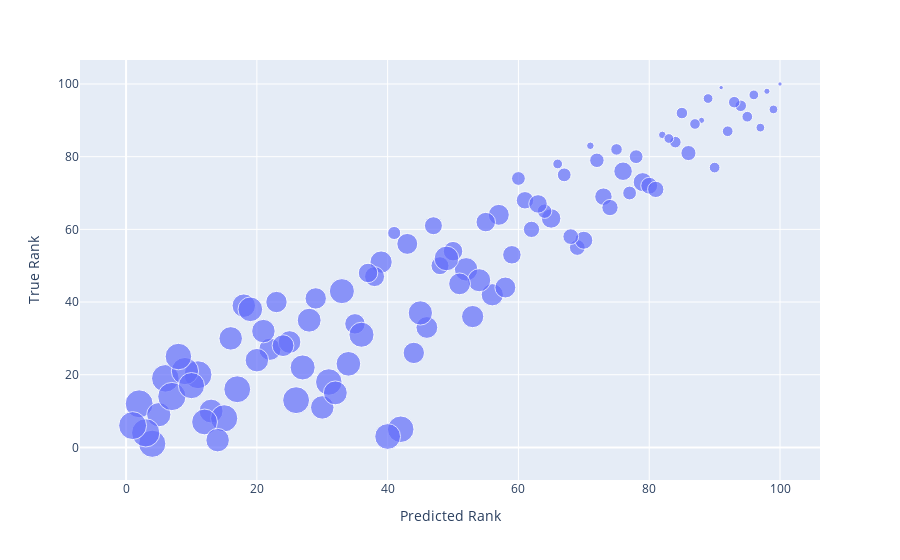

The notebook cell saved with this chart:
### Code cell
px.scatter(df, x="Predicted Rank", y="True Rank", size="Subset Size")

### Figure 1 — Plotly figure (JSON) as saved in the notebook; plotly's stock layout.template omitted (floating-point values rounded to 4 significant figures)
{"data": [{"hovertemplate": "Predicted Rank=%{x}<br>True Rank=%{y}<br>Subset Size=%{marker.size}<extra></extra>", "legendgroup": "", "marker": {"color": "#636efa", "size": [5, 26, 5, 24, 7, 26, 41, 7, 30, 18, 7, 26, 37, 29, 38, 10, 37, 30, 29, 17, 24, 29, 1, 23, 32, 4, 41, 19, 28, 15, 13, 6, 20, 22, 40, 31, 39, 27, 26, 10, 37, 25, 23, 39, 6, 42, 17, 35, 31, 33, 39, 32, 2, 36, 42, 7, 25, 11, 9, 24, 30, 29, 33, 13, 29, 29, 16, 5, 29, 38, 33, 6, 20, 16, 4, 18, 3, 35, 3, 1, 6, 14, 14, 21, 17, 20, 14, 12, 10, 11, 23, 10, 25, 20, 7, 18, 32, 2, 41, 5], "sizemode": "area", "sizeref": 0.105, "symbol": "circle"}, "mode": "markers", "name": "", "orientation": "v", "showlegend": false, "type": "scatter", "x": [96, 22, 89, 23, 85, 56, 11, 94, 28, 59, 75, 39, 31, 30, 26, 67, 42, 13, 52, 48, 44, 18, 91, 43, 19, 99, 2, 79, 54, 80, 69, 92, 65, 35, 6, 5, 9, 25, 53, 78, 8, 46, 57, 15, 90, 7, 70, 12, 45, 36, 4, 34, 88, 10, 3, 93, 24, 72, 41, 29, 32, 14, 33, 68, 16, 20, 73, 66, 21, 17, 27, 95, 50, 61, 97, 76, 82, 40, 71, 100, 87, 74, 81, 38, 47, 37, 62, 86, 77, 64, 58, 60, 51, 55, 84, 63, 49, 98, 1, 83], "xaxis": "x", "y": [97, 27, 96, 40, 92, 42, 20, 94, 35, 53, 82, 51, 18, 11, 13, 75, 5, 10, 49, 50, 26, 39, 99, 56, 38, 93, 12, 73, 46, 72, 55, 87, 63, 34, 19, 9, 21, 29, 36, 80, 25, 33, 64, 8, 77, 14, 57, 7, 37, 31, 1, 23, 90, 17, 4, 95, 28, 79, 59, 41, 15, 2, 43, 58, 30, 24, 69, 78, 32, 16, 22, 91, 54, 68, 88, 76, 86, 3, 83, 100, 89, 66, 71, 47, 61, 48, 60, 81, 70, 65, 44, 74, 45, 62, 84, 67, 52, 98, 6, 85], "yaxis": "y"}], "layout": {"legend": {"itemsizing": "constant", "tracegroupgap": 0}, "margin": {"t": 60}, "xaxis": {"anchor": "y", "domain": [0, 1], "title": {"text": "Predicted Rank"}}, "yaxis": {"anchor": "x", "domain": [0, 1], "title": {"text": "True Rank"}}}}
